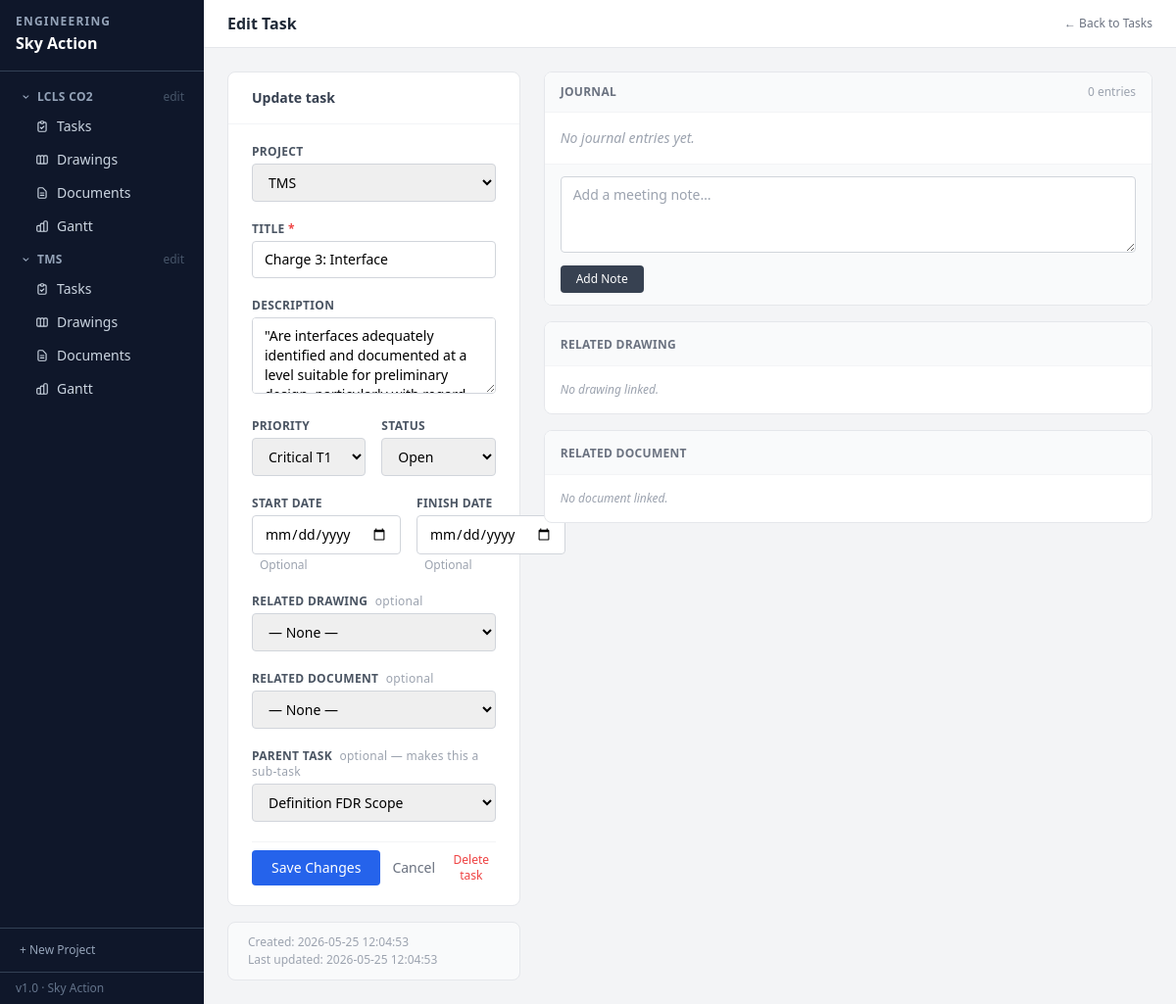
/tasks/28/edit, run on an earlier commit of the app's database.
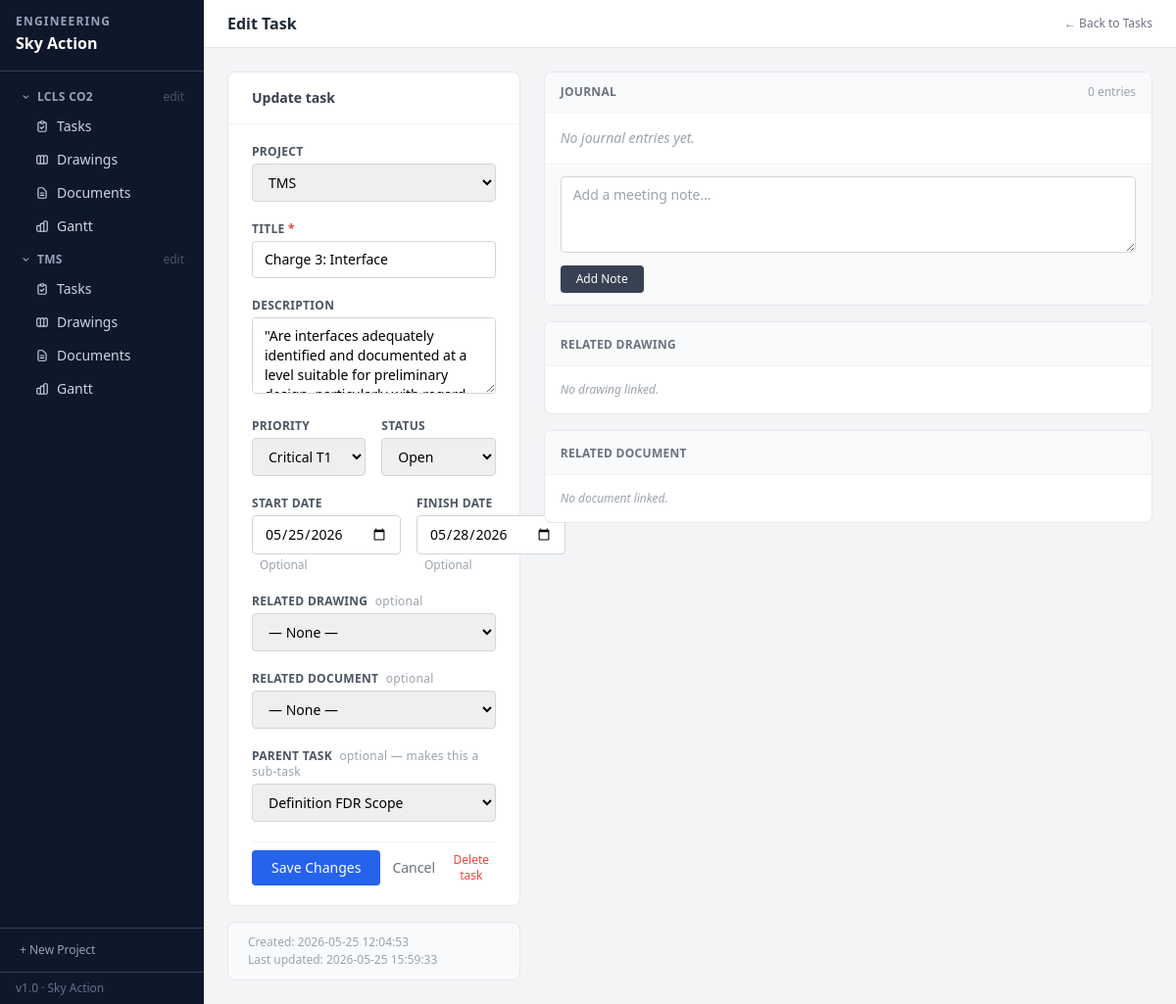
And on a later commit of the database.
### tables this page shows
CREATE TABLE tasks (
    id          INTEGER PRIMARY KEY AUTOINCREMENT,
    title       TEXT NOT NULL,
    description TEXT DEFAULT '',
    priority    TEXT NOT NULL DEFAULT 'Medium',
    status      TEXT NOT NULL DEFAULT 'Open',
    finish_date    TEXT,
    drawing_id  INTEGER REFERENCES drawings(id) ON DELETE SET NULL,
    document_id INTEGER REFERENCES documents(id) ON DELETE SET NULL,
    created_at  TEXT NOT NULL DEFAULT (datetime('now','localtime')),
    updated_at  TEXT NOT NULL DEFAULT (datetime('now','localtime'))
, parent_id INTEGER REFERENCES tasks(id) ON DELETE CASCADE, project_id INTEGER REFERENCES projects(id) ON DELETE SET NULL, start_date TEXT);

CREATE TABLE projects (
    id          INTEGER PRIMARY KEY AUTOINCREMENT,
    name        TEXT NOT NULL,
    description TEXT DEFAULT '',
    status      TEXT NOT NULL DEFAULT 'Active',
    created_at  TEXT NOT NULL DEFAULT (datetime('now','localtime')),
    updated_at  TEXT NOT NULL DEFAULT (datetime('now','localtime'))
);

### app.py (the view, shortened to what this page needs)
@app.route('/tasks/<int:id>/edit', methods=['GET', 'POST'])
def task_edit(id):
    db = get_db()
    task = db.execute("SELECT * FROM tasks WHERE id=?", (id,)).fetchone()
    if not task:
        abort(404)
    dwgs = db.execute("SELECT id,number,title FROM drawings ORDER BY number").fetchall()
    docs = db.execute("SELECT id,number,title FROM documents ORDER BY number").fetchall()
    parent_tasks = db.execute(
        "SELECT id,title FROM tasks WHERE parent_id IS NULL AND id != ? ORDER BY title", (id,)
    ).fetchall()
    notes = db.execute(
        "SELECT * FROM task_notes WHERE task_id=? ORDER BY created_at DESC", (id,)
    ).fetchall()
    drawing = db.execute("SELECT * FROM drawings WHERE id=?",
                         (task['drawing_id'],)).fetchone() if task['drawing_id'] else None
    document = db.execute("SELECT * FROM documents WHERE id=?",
                          (task['document_id'],)).fetchone() if task['document_id'] else None
    return render_template('task_form.html', task=task, drawings=dwgs, docs=docs,
                           parent_tasks=parent_tasks, preselect_parent=None,
                           notes=notes, drawing=drawing, document=document,
                           default_project='')

### app.py (called while the page is built)
def get_db():
    if 'db' not in g:
        g.db = sqlite3.connect(str(DB_PATH))
        g.db.row_factory = sqlite3.Row
        g.db.execute("PRAGMA foreign_keys = ON")
    return g.db

@app.context_processor
def inject_globals():
    from datetime import date
    projects = get_db().execute("SELECT * FROM projects ORDER BY name").fetchall()
    return {'now': date.today().isoformat(), 'all_projects': projects}

### templates/task_form.html (shortened to what the changed rows need)
{% extends "base.html" %}
{% block header %}{% if task %}Edit Task{% else %}New Task{% endif %}{% endblock %}
{% block content %}
{% if task %}<div class="grid grid-cols-3 gap-6 items-start">
  <div class="col-span-1 space-y-4">
{% else %}<div class="max-w-2xl">
{% endif %}
  <div class="bg-white rounded-lg border border-gray-200">
    <div class="px-6 py-4 border-b border-gray-100">
      <h2 class="font-semibold text-gray-700">
        {% if task %}Update task{% else %}Create a new task{% endif %}
      </h2>
    </div>
    <form method="post" class="px-6 py-5 space-y-5">
      <div>
        <label class="block text-xs font-semibold text-gray-600 uppercase tracking-wide mb-1">Project</label>
        <select name="project_id"
                class="w-full border border-gray-300 rounded px-3 py-2 text-sm focus:outline-none focus:ring-2 focus:ring-blue-400">
          {% for p in all_projects %}
            <option value="{{ p.id }}"
              {% if (task and task.project_id == p.id) or (not task and default_project == p.id | string) %}selected{% endif %}>
              {{ p.name }}
            </option>
          {% endfor %}
        </select>
      </div>
      <div>
        <label class="block text-xs font-semibold text-gray-600 uppercase tracking-wide mb-1">
          Title <span class="text-red-500">*</span>
        </label>
        <input type="text" name="title" required
               value="{{ task.title if task else '' }}"
               class="w-full border border-gray-300 rounded px-3 py-2 text-sm focus:outline-none focus:ring-2 focus:ring-blue-400"
               placeholder="e.g. Review CDR drawings for cryostat">
      </div>
      <div>
        <label class="block text-xs font-semibold text-gray-600 uppercase tracking-wide mb-1">Description</label>
        <textarea name="description" rows="3"
                  class="w-full border border-gray-300 rounded px-3 py-2 text-sm focus:outline-none focus:ring-2 focus:ring-blue-400 resize-y"
                  placeholder="Additional context, acceptance criteria, or notes…">{{ task.description if task else '' }}</textarea>
      </div>
      <div class="grid grid-cols-2 gap-4">
        <div>
          <label class="block text-xs font-semibold text-gray-600 uppercase tracking-wide mb-1">Status</label>
          <select name="status"
                  class="w-full border border-gray-300 rounded px-3 py-2 text-sm focus:outline-none focus:ring-2 focus:ring-blue-400">
            {% for s in ['Open','In Progress','Done'] %}
              <option value="{{ s }}" {% if (task and task.status == s) or (not task and s == 'Open') %}selected{% endif %}>
                {{ s }}
              </option>
            {% endfor %}
          </select>
        </div>
      </div>
      <div class="flex gap-4">
        <div>
          <label class="block text-xs font-semibold text-gray-600 uppercase tracking-wide mb-1">Start Date</label>
          <input type="date" name="start_date"
                 value="{{ task.start_date if task and task.start_date else '' }}"
                 class="border border-gray-300 rounded px-3 py-2 text-sm focus:outline-none focus:ring-2 focus:ring-blue-400">
          <span class="text-xs text-gray-400 ml-2">Optional</span>
        </div>
        <div>
          <label class="block text-xs font-semibold text-gray-600 uppercase tracking-wide mb-1">Finish Date</label>
          <input type="date" name="finish_date"
                 value="{{ task.finish_date if task and task.finish_date else '' }}"
                 class="border border-gray-300 rounded px-3 py-2 text-sm focus:outline-none focus:ring-2 focus:ring-blue-400">
          <span class="text-xs text-gray-400 ml-2">Optional</span>
        </div>
      </div>
      <div>
        <label class="block text-xs font-semibold text-gray-600 uppercase tracking-wide mb-1">
          Parent Task
          <span class="text-gray-400 font-normal normal-case ml-1">optional — makes this a sub-task</span>
        </label>
        <select name="parent_id"
                class="w-full border border-gray-300 rounded px-3 py-2 text-sm focus:outline-none focus:ring-2 focus:ring-blue-400">
          {% for p in parent_tasks %}
            <option value="{{ p.id }}"
              {% if (task and task.parent_id == p.id) or (not task and preselect_parent == p.id) %}selected{% endif %}>
              {{ p.title }}
            </option>
          {% endfor %}
        </select>
      </div>
    </form>
  </div>
  {% if task %}
  <div class="bg-gray-50 border border-gray-200 rounded-lg px-5 py-3 text-xs text-gray-400 space-y-0.5">
    <div>Created: {{ task.created_at }}</div>
    <div>Last updated: {{ task.updated_at }}</div>
  </div>
  {% endif %}
{% if task %}
  </div>
</div>
{% else %}</div>
{% endif %}
{% endblock %}

What changed in the data, as far as the page shows it:
changed tasks "Charge 3: Interface": start_date (not shown) → "05/25/2026"; finish_date (not shown) → "05/28/2026"; updated_at "2026-05-25 12:04:53" → "2026-05-25 15:59:33"
